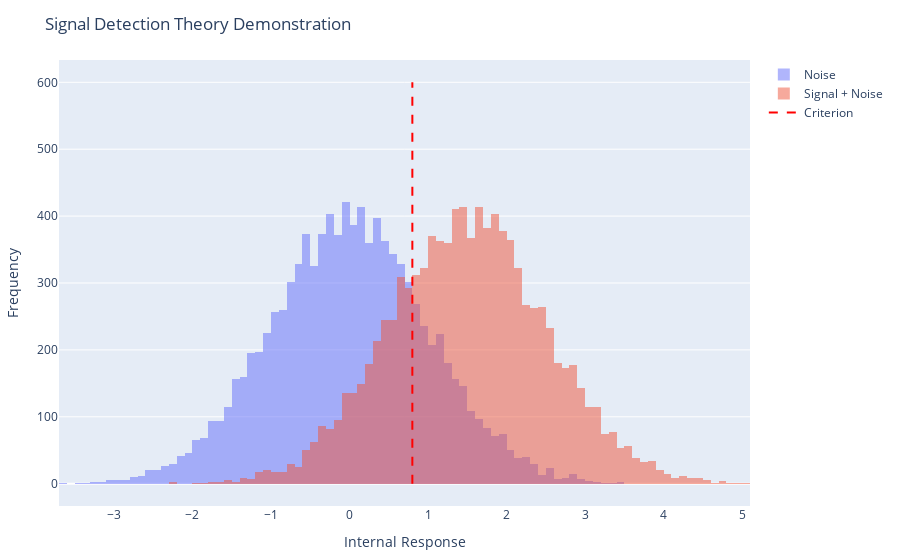

Write notebook code for a chart like this one.
### Markdown cell above
**1)**
Let's simulate 2 signal distributions, plot them, and compute d' and the probabilities of the four outcomes with a specific criterion

### Code cell
using Distributions
using PlotlyJS

# --- Signal Detection Theory Simulation ---

# 1. Parameters
dPrime = 1.5  # Sensitivity (d')
criterion = 0.8  # Response criterion

# 2. Distributions
dist_noise = Normal(0, 1)  # Noise distribution
dist_signal = Normal(dPrime, 1)  # Signal + noise distribution

# 3. Generate trials
nTrials = 1000
signalPresent = rand(Bernoulli(0.5), nTrials)  # 50% signal presence
stimuli = signalPresent .* rand(dist_signal, nTrials) + (1 .- signalPresent) .* rand(dist_noise, nTrials)

# 4. Apply criterion
responses = stimuli .>= criterion  
# 5. Calculate outcomes
hits = sum(responses .& (signalPresent .== 1))
misses = sum((.!responses) .& (signalPresent .== 1))
falseAlarms = sum(responses .& (signalPresent .== 0))
correctRejections = sum((.!responses) .& (signalPresent .== 0))

# --- Visualization with PlotlyJS ---

# Generate data for histograms
noise_data = rand(dist_noise, 10000)
signal_data = rand(dist_signal, 10000)
y = max
# Create the histogram traces
noise_trace = PlotlyJS.histogram(x=noise_data, name="Noise", opacity=0.5)
signal_trace = PlotlyJS.histogram(x=signal_data, name="Signal + Noise", opacity=0.5)

# Create the criterion line trace
criterion_trace = PlotlyJS.scatter(
    x=[criterion, criterion], y=[0, 600],
    mode="lines",
    name="Criterion",
    line=attr(color="red", dash="dash")
)

# Create the plot
plt = PlotlyJS.plot(
    [noise_trace, signal_trace, criterion_trace],
    Layout(
        xaxis_title="Internal Response",
        yaxis_title="Frequency",
        title="Signal Detection Theory Demonstration",
        barmode="overlay"
    )
)

# Display the plot
display(plt)

# Display results
println("d': ", dPrime)
println("Criterion: ", criterion)
println("Hits: ", hits, " (", round(hits / sum(signalPresent) * 100, digits=2), "%)")
println("Misses: ", misses, " (", round(misses / sum(signalPresent) * 100, digits=2), "%)")
println("False Alarms: ", falseAlarms, " (", round(falseAlarms / sum(.!signalPresent) * 100, digits=2), "%)")
println("Correct Rejections: ", correctRejections, " (", round(correctRejections / sum(.!signalPresent) * 100, digits=2), "%)")

### Figure 1 — Plotly figure (JSON) as saved in the notebook; plotly's stock layout.template omitted (floating-point values rounded to 4 significant figures; data arrays with more than 128 entries replaced by an {"elided": "..."} marker saying what was removed)
{"data": [{"name": "Noise", "opacity": 0.5, "type": "histogram", "x": {"elided": "10000 float values"}}, {"name": "Signal + Noise", "opacity": 0.5, "type": "histogram", "x": {"elided": "10000 float values"}}, {"line": {"color": "red", "dash": "dash"}, "mode": "lines", "name": "Criterion", "type": "scatter", "x": [0.8, 0.8], "y": [0, 600]}], "layout": {"barmode": "overlay", "margin": {"b": 50, "l": 50, "r": 50, "t": 60}, "title": "Signal Detection Theory Demonstration", "xaxis": {"title": {"text": "Internal Response"}}, "yaxis": {"title": {"text": "Frequency"}}}}
